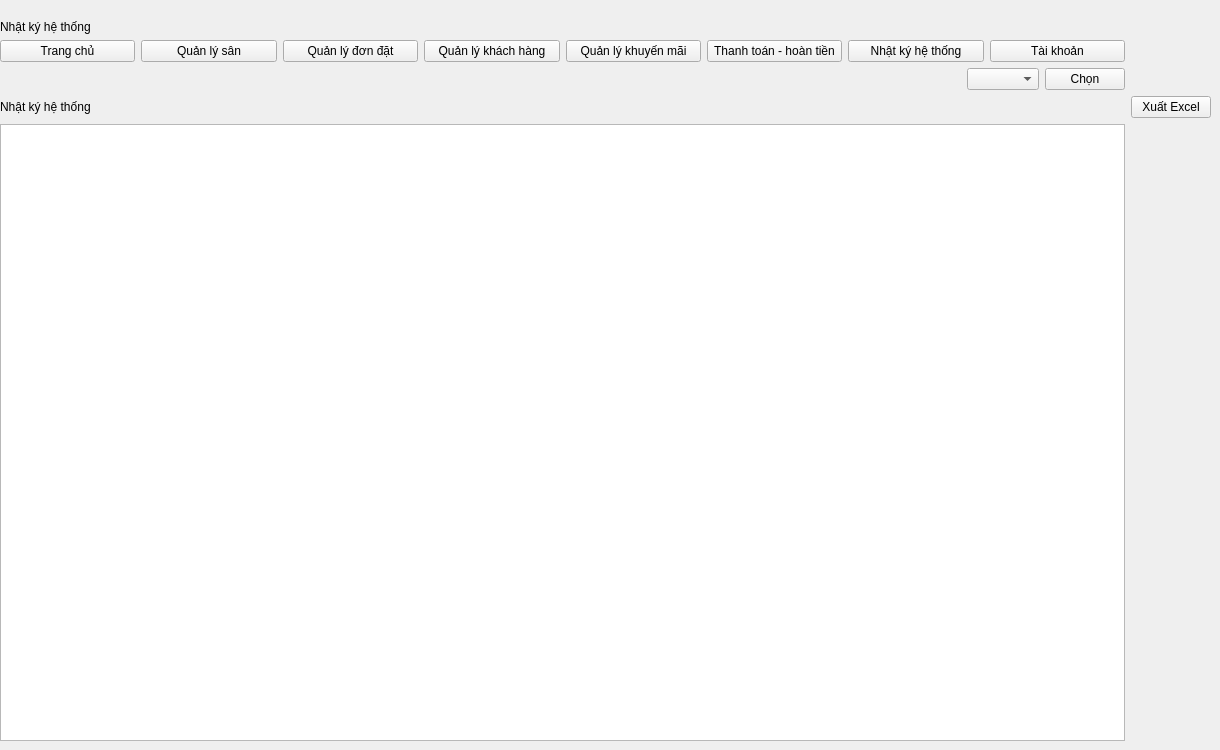
    <widget class="QWidget" name="page_4">
     <widget class="QWidget" name="gridLayoutWidget_10">
      <property name="geometry">
       <rect>
        <x>0</x>
        <y>20</y>
        <width>1211</width>
        <height>721</height>
       </rect>
      </property>
      <layout class="QGridLayout" name="gridLayout_11">
       <item row="2" column="0">
        <layout class="QHBoxLayout" name="horizontalLayout_15">
         <item>
          <spacer name="horizontalSpacer_7">
           <property name="orientation">
            <enum>Qt::Horizontal</enum>
           </property>
           <property name="sizeHint" stdset="0">
            <size>
             <width>40</width>
             <height>20</height>
            </size>
           </property>
          </spacer>
         </item>
         <item>
          <widget class="QComboBox" name="comboBox"/>
         </item>
         <item>
          <widget class="QPushButton" name="pushButton_chonadmin">
           <property name="text">
            <string>Chọn</string>
           </property>
          </widget>
         </item>
        </layout>
       </item>
       <item row="1" column="0">
        <layout class="QHBoxLayout" name="horizontalLayout_14">
         <item>
          <widget class="QPushButton" name="pushButton_trangchu_7">
           <property name="text">
            <string>Trang chủ</string>
           </property>
          </widget>
         </item>
         <item>
          <widget class="QPushButton" name="pushButton_quanlysan_7">
           <property name="text">
            <string>Quản lý sân</string>
           </property>
          </widget>
         </item>
         <item>
          <widget class="QPushButton" name="pushButton_qldon_7">
           <property name="text">
            <string>Quản lý đơn đặt</string>
           </property>
          </widget>
         </item>
         <item>
          <widget class="QPushButton" name="pushButton_qlkhachhang_7">
           <property name="text">
            <string>Quản lý khách hàng</string>
           </property>
          </widget>
         </item>
         <item>
          <widget class="QPushButton" name="pushButton_qlkhmai_7">
           <property name="text">
            <string>Quản lý khuyến mãi</string>
           </property>
          </widget>
         </item>
         <item>
          <widget class="QPushButton" name="pushButton_ttht_7">
           <property name="text">
            <string>Thanh toán - hoàn tiền</string>
           </property>
          </widget>
         </item>
         <item>
          <widget class="QPushButton" name="pushButton_adminlog_7">
           <property name="text">
            <string>Nhật ký hệ thống</string>
           </property>
          </widget>
         </item>
         <item>
          <widget class="QPushButton" name="pushButton_taikhoan_7">
           <property name="text">
            <string>Tài khoản</string>
           </property>
          </widget>
         </item>
        </layout>
       </item>
       <item row="3" column="1">
        <widget class="QPushButton" name="pushButton_2_xuatfile">
         <property name="text">
          <string>Xuất Excel</string>
         </property>
        </widget>
       </item>
       <item row="4" column="0">
        <widget class="QTableWidget" name="tableWidget_9"/>
       </item>
       <item row="0" column="0">
        <widget class="QLabel" name="label_11">
         <property name="text">
          <string>Nhật ký hệ thống</string>
         </property>
        </widget>
       </item>
       <item row="3" column="0">
        <widget class="QLabel" name="label_23">
         <property name="text">
          <string>Nhật ký hệ thống</string>
         </property>
        </widget>
       </item>
      </layout>
     </widget>
    </widget>
